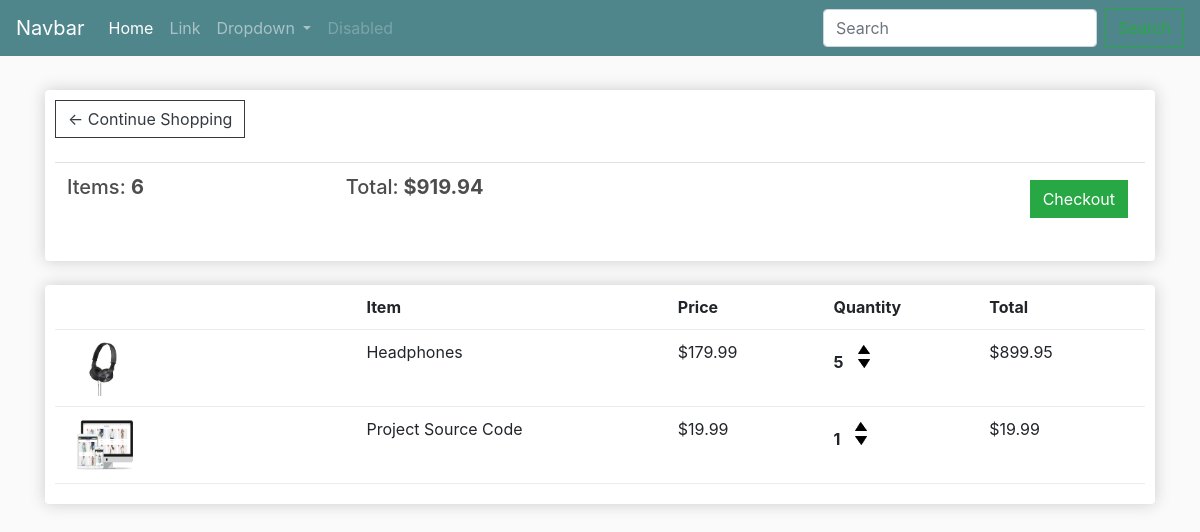
The app's page /cart/ (signed in) with its own data.
### store/models.py (models this page shows, shortened)
class Order(models.Model):
    customer = models.ForeignKey(Customer, on_delete=models.SET_NULL, blank=True, null=True)
    date_orderd = models.DateTimeField(auto_now_add=True)
    complete = models.BooleanField(default=False, null=False, blank=False)
    transaction_id = models.CharField(max_length=200, null=True)
    @property
    def get_cart_total(self):
        orderitems = self.orderitem_set.all()
        total = sum([item.get_total for item in orderitems])
        return total
    @property
    def get_cart_items(self):
        orderitems = self.orderitem_set.all()
        total = sum([item.quantity for item in orderitems])
        return total

class OrderItem(models.Model):
    product = models.ForeignKey(Product, on_delete=models.SET_NULL, null=True)
    order = models.ForeignKey(Order, on_delete=models.SET_NULL, null=True)
    quantity = models.IntegerField(default=0, null=True, blank=True)
    date_added = models.DateTimeField(auto_now_add=True)
    @property
    def get_total(self):
        total = self.product.price * self.quantity
        return total

class Product(models.Model):
    name = models.CharField(max_length=200, null=True)
    price = models.DecimalField(max_digits=7, decimal_places=2)
    digital = models.BooleanField(default=False, null=True, blank=False)
    image = models.ImageField(null=True, blank=True)
    @property
    def imageURL(self):
        try:
            url = self.image.url
        except:
            url = ''
        return url

### store/views.py (the view)
# urls.py: path('cart/', views.cart, name="cart"),
def cart(request):
    data = cartData(request)
    cartItems = data['cartItems']
    order = data['order']
    items = data['items']
    context = {'items':items, 'order':order, 'cartItems': cartItems}
    return render(request, 'store/cart.html', context)

### store/utils.py (called while the page is built)
def cartData(request):
    if request.user.is_authenticated:
        customer = request.user.customer
        order, created = Order.objects.get_or_create(customer = customer, complete=False)
        items = order.orderitem_set.all()
        cartItems = order.get_cart_items
    else:
        cookieData = cookieCart(request)
        cartItems = cookieData['cartItems']
        order = cookieData['order']
        items = cookieData['items']
    return {'cartItems':cartItems, 'order':order, 'items': items}

### store/templates/store/cart.html
{% extends 'store/main.html' %}
{% load static %}
{% block content %}
	<div class="row">
		<div class="col-lg-12">
			<div class="box-element">
				<a  class="btn btn-outline-dark" href="{% url 'store' %}">&#x2190; Continue Shopping</a>
				<br>
				<br>
				<table class="table">
					<tr>
						<th><h5>Items: <strong>{{order.get_cart_items}}</strong></h5></th>
						<th><h5>Total:<strong> ${{order.get_cart_total|floatformat:2}}</strong></h5></th>
						<th>
							<a  style="float:right; margin:5px;" class="btn btn-success" href="{% url 'checkout' %}">Checkout</a>
						</th>
					</tr>
				</table>
			</div>
			<br>
			<div class="box-element">
				<div class="cart-row">
					<div style="flex:2"></div>
					<div style="flex:2"><strong>Item</strong></div>
					<div style="flex:1"><strong>Price</strong></div>
					<div style="flex:1"><strong>Quantity</strong></div>
					<div style="flex:1"><strong>Total</strong></div>
				</div>
				{% for item in items %}
				<div class="cart-row">
					<div style="flex:2"><img class="row-image" src="{{item.product.imageURL}}"></div>
					<div style="flex:2"><p>{{item.product.name}}</p></div>
					<div style="flex:1"><p>${{item.product.price|floatformat:2}}</p></div>
					<div style="flex:1">
						<p class="quantity">{{item.quantity}}</p>
						<div class="quantity">
							<img data-product={{item.product.id}} data-action="add" class="chg-quantity update-cart" src="{% static  'images/arrow-up.png' %}">
							<img data-product={{item.product.id}} data-action="remove" class="chg-quantity update-cart" src="{% static  'images/arrow-down.png' %}">
						</div>
					</div>
					<div style="flex:1"><p>${{item.get_total}}</p></div>
				</div>
				{% endfor %}
			</div>
		</div>
	</div>
{% endblock content %}

### static/css/main.css (style rules this page uses)
body { background-color: hsl(0, 0%, 98%); }
h1,h2,h3,h4,h5,h6 { color:hsl(0, 0%, 30%); }
.box-element { box-shadow:hsl(0, 0%, 80%) 0 0 16px; background-color: #fff; border-radius: 4px; padding: 10px; }
.col-lg-4, .col-lg-6, .col-lg-8, .col-lg-12 { margin-top: 10px; }
.btn { border-radius: 0; }
.row-image { width: 100px; }
.cart-row { display: flex; align-items: flex-stretch; padding-bottom: 10px; margin-bottom: 10px; border-bottom: 1px solid #ececec; }
.quantity { display: inline-block; font-weight: 700; padding-right:10px; }
.chg-quantity { width: 12px; cursor: pointer; display: block; margin-top: 5px; transition:.1s; }

### records on screen
Order: get_cart_items "6", get_cart_total "919.94"
OrderItem: product.imageURL (picture), product.name "Headphones", product.price "179.99", quantity "5", get_total "899.95"
OrderItem: product.imageURL (picture), product.name "Project Source Code", product.price "19.99", quantity "1", get_total "19.99"
